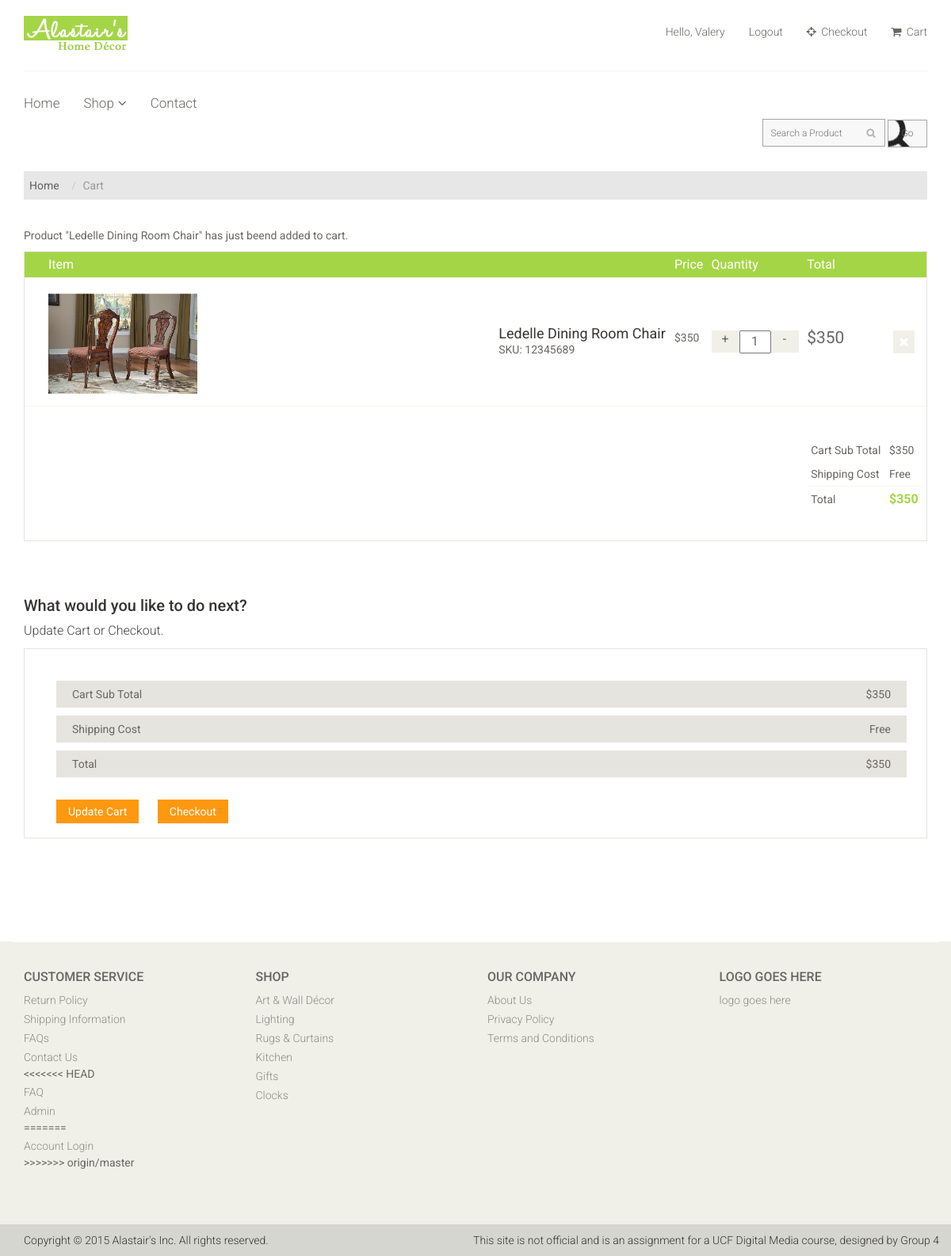
/cart.php?prod=12 (signed in), run on the app's committed database.
### tables this page shows
CREATE TABLE IF NOT EXISTS `member` (
  `id` int(6) unsigned NOT NULL,
  `username` varchar(255) NOT NULL,
  `email` varchar(255) NOT NULL,
  `password` varchar(255) NOT NULL
);

CREATE TABLE IF NOT EXISTS `alastairsgroup_account` (
  `productID` int(10) NOT NULL,
  `productName` varchar(255) NOT NULL,
  `description` text NOT NULL,
  `category` text NOT NULL,
  `sku` int(16) NOT NULL,
  `stock` int(6) NOT NULL,
  `cost` decimal(10,0) NOT NULL,
  `price` decimal(10,0) NOT NULL,
  `image` varchar(255) NOT NULL,
  `productKeywords` text NOT NULL,
  `weight` decimal(5,0) NOT NULL,
  `measurements` varchar(75) NOT NULL
);

### cart.php (the view, shortened to what this page needs)
<?php include ("includes/header.php"); ?>
	<section id="cart_items">
		<div class="container">
			<div class="breadcrumbs">
				<ol class="breadcrumb">
				  <li><a href="#">Home</a></li>
				  <li class="active">Cart</li>
				</ol>
			</div>
            <?php
                if(!empty($_GET['prod'])){
                    $proid = $_GET['prod'];
                }
                if(!empty($proid)){
                    $proid = htmlspecialchars($proid);
                    $query = mysql_query("SELECT * FROM alastairsgroup_account WHERE productID='".mysql_real_escape_string($proid)."'");
                    if (mysql_num_rows($query) > 0) {
                        while($results=mysql_fetch_array($query)){
                            echo '<p class="atc-message">Product "'.$results['productName'].'" has just beend added to cart.</p>';
                        }
                    }
                }
            ?>
			<div class="table-responsive cart_info">
                <?php
                    if(isset($_SESSION['cart']) && !empty($_SESSION['cart'])):
                ?>
                <table class="table table-condensed">
					<thead>
						<tr class="cart_menu">
							<td class="image">Item</td>
							<td class="description"></td>
							<td class="price">Price</td>
							<td class="quantity">Quantity</td>
							<td class="total">Total</td>
							<td></td>
						</tr>
					</thead>
					<tbody>
                        <?php
                            $total = 0;
                            foreach($_SESSION['cart'] as $k=>$v):
                                $proid = htmlspecialchars($k);
                                $query = mysql_query("SELECT * FROM alastairsgroup_account WHERE productID='".mysql_real_escape_string($proid)."'");
                                while($results=mysql_fetch_array($query)):
                        ?>
						<tr>
							<td class="cart_product">
								<a href="product-details.php?view=<?php echo $results['productID']; ?>"><img src="<?php echo $results['image'];?>" alt="<?php echo $results['productName'];?>"></a>
							</td>
							<td class="cart_description">
								<h4><a href="product-details.php?view=<?php echo $results['productID']; ?>"><?php echo $results['productName']; ?></a></h4>
								<p>SKU: <?php echo $results['sku']; ?></p>
							</td>
							<td class="cart_price">
								<p>$<?php echo $results['price']; ?></p>
                                <?php $total += $results['price']*$v; ?>
							</td>
							<td class="cart_quantity">
								<div class="cart_quantity_button">
									<a class="cart_quantity_up" href="cart.php?prod=<?php echo $results['productID']; ?>"> + </a>
									<input class="cart_quantity_input" type="text" name="quantity" value="<?php echo $v; ?>" autocomplete="off" size="2">
									<a class="cart_quantity_down" href="cart.php?iprod=<?php echo $results['productID']; ?>"> - </a>
								</div>
							</td>
							<td class="cart_total">
								<p class="cart_total_price">$<?php echo $results['price']*$v;?></p>
							</td>
							<td class="cart_delete">
								<a class="cart_quantity_delete" href="cart.php?rprod=<?php echo $results['productID']; ?>"><i class="fa fa-times"></i></a>
							</td>
						</tr>
                        <?php endwhile;endforeach; ?>
						<tr>
							<td colspan="4">&nbsp;</td>
							<td colspan="2">
								<table class="table table-condensed total-result">
									<tr>
										<td>Cart Sub Total</td>
										<td>$<?php echo $total; ?></td>
									</tr>
									<tr class="shipping-cost">
										<td>Shipping Cost</td>
										<td>Free</td>
									</tr>
									<tr>
										<td>Total</td>
										<td><span>$<?php echo $total; ?></span></td>
									</tr>
								</table>
							</td>
						</tr>
					</tbody>
				</table>
                <?php else: ?>
                    <p>The cart is empty</p>
                <?php endif; ?>
			</div>
		</div>
	</section>
    <?php if(isset($_SESSION['cart']) && !empty($_SESSION['cart'])): ?>
	<section id="do_action">
		<div class="container">
			<div class="heading">
				<h3>What would you like to do next?</h3>
				<p>Update Cart or Checkout.</p>
			</div>
			<div class="row">
				<div class="col-sm-12">
					<div class="total_area">
						<ul>
							<li>Cart Sub Total <span>$<?php echo $total; ?></span></li>
							<li>Shipping Cost <span>Free</span></li>
							<li>Total <span>$<?php echo $total; ?></span></li>
						</ul>
							<a class="btn btn-default update" href="cart.php">Update Cart</a>
                            <?php if($_SESSION['email']) { ?>
						<a class="btn btn-default check_out" href="checkout.php">Checkout</a>
                        <?php } else { ?>
                        <a class="btn btn-default check_out" href="checkout.php">Check out as Guest</a>
                 						<a class="btn btn-default check_out" href="login.php">Create an account to Check out</a>
<?php } ?>
					</div>
				</div>
			</div>
		</div>
	</section>
    <?php endif; ?>
 <?php include ("includes/footer.php"); ?>

### includes/header.php (shortened to what this page needs)
<!DOCTYPE html>
<html lang="en">
<head>
    <link href="css/bootstrap.min.css" rel="stylesheet">
    <link href="css/font-awesome.min.css" rel="stylesheet">
    <link href="css/prettyPhoto.css" rel="stylesheet">
    <link href="css/price-range.css" rel="stylesheet">
    <link href="css/animate.css" rel="stylesheet">
	<link href="css/styles.css" rel="stylesheet">
	<link href="css/responsive.css" rel="stylesheet">
</head>
<body>
	<header id="header">
		<div class="header-middle">
			<div class="container">
				<div class="row">
					<div class="col-sm-4">
						<div class="logo pull-left">
							<a href="home.php"><img src="img/home/logo.png" alt="Alastair's" /></a>
						</div>
					</div>
					<div class="col-sm-8">
						<div class="shop-menu pull-right">
							<ul class="nav navbar-nav">
                                <?php
                                    if(!empty($_SESSION['email'])){
                                        $uemail = $_SESSION['email'];
                                        $query=mysql_query("select * from member where email='$uemail'");
                                        while($results=mysql_fetch_array($query))
                    					{
                    					   $uname = $results['username'];
                    					}
                                        echo "<li><a>Hello, ".$uname." </a></li>";
                                        echo "<li><a href='logout.php'>Logout</a></li>";
                                    }else{
                                        echo '<li><a href="login.php"><i class="fa fa-lock"></i> Login</a></li>';
                                    }
                                ?>
								<li><a href="checkout.php"><i class="fa fa-crosshairs"></i> Checkout</a></li>
								<li><a href="cart.php"><i class="fa fa-shopping-cart"></i> Cart</a></li>
							</ul>
						</div>
					</div>
				</div>
			</div>
		</div>
		<div class="header-bottom">
			<div class="container">
				<div class="row">
					<div class="col-sm-9">
						<div class="mainmenu pull-left">
							<ul class="nav navbar-nav collapse navbar-collapse">
								<li><a href="home.php">Home</a></li>
								<li class="dropdown"><a href="#">Shop<i class="fa fa-angle-down"></i></a>
                                </li>
								<li><a href="contact-us.php">Contact</a></li>
							</ul>
						</div>
					</div>
					<div class="col-sm-12">
						<div class="search_box pull-right">
							<form method="get" action="search.php" enctype="multipart/form-data">
								<input type="text" name="user_query" placeholder="Search a Product" class="search-input"/ >
								<input type="submit" name="search" ID="search-icon" value="Go" class="search-button"/>
							</form>
						</div>
					</div>
				</div>
			</div>
		</div>
	</header>

### data on the page
member: username "Valery"
alastairsgroup_account: productName "Ledelle Dining Room Chair", image (picture), sku "12345689", price "350", quantity "1", $results['price']*$v "350"

### other printed values
$total "350"
